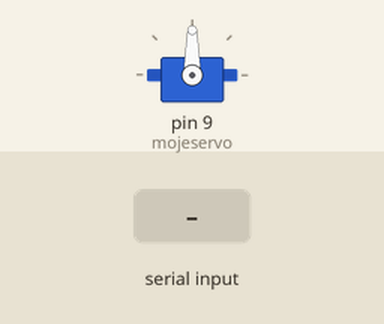
Bench run of a sketch on a simulated Arduino Uno, built with avr-gcc and run on an emulated ATmega328P. Shown: servo. The test bench sets the inputs (shaded band).

Above: at 1.2 s.
1.3 s: "D" received over Serial
At 2.1 s:
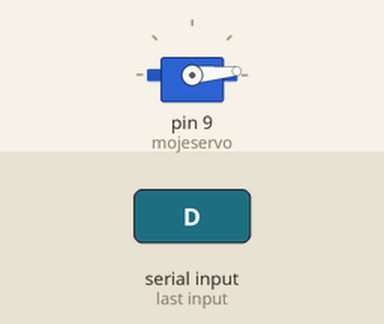
2.8 s: "A" received over Serial
At 3.2 s:
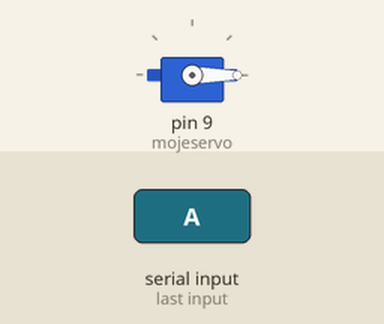
Timing chart, 0 to 5.8 s (numbered marks = the images above; inputs shaded):
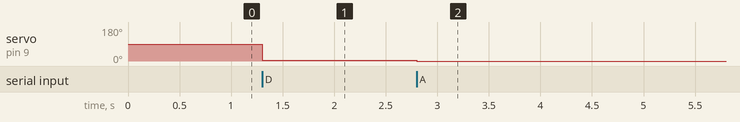

Measured:
- after the input at 1.3 s, servo on pin 9 (mojeservo): 90° → 5° at once
- after the input at 2.8 s, servo on pin 9 (mojeservo): 5° → 0° at once

The sketch:

ovladani_serva_z_pc.ino
```cpp
#include <Servo.h>

Servo mojeservo;

byte pos = 0;

void setup() {
  Serial.begin(9600);
  mojeservo.attach(9);
}

void loop() {
  if (Serial.available()) {
    char z = Serial.read();
    if (z == 'A' && pos >= 5) {
      pos -= 5;
      mojeservo.write(pos);
    }
    if (z == 'D' && pos <= 175) {
      pos += 5;
      mojeservo.write(pos);
    }
  }
}
```
